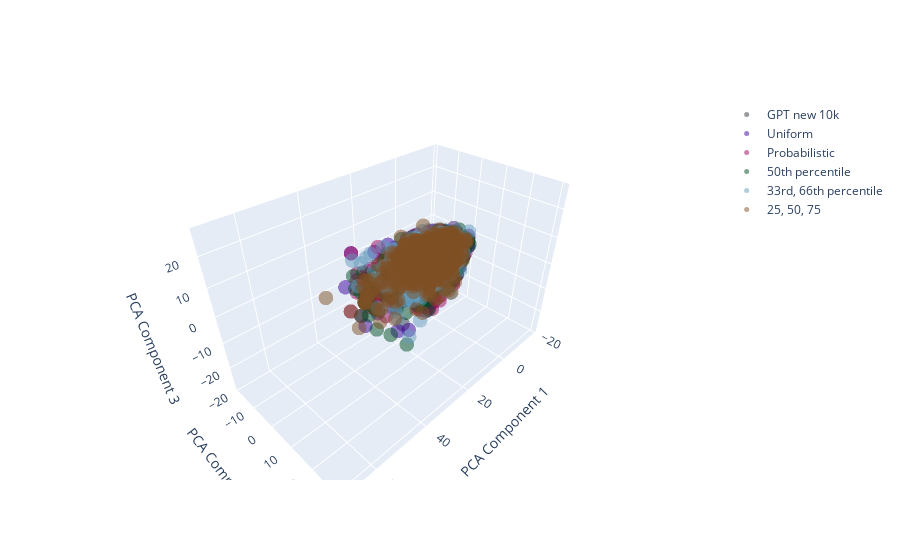

This figure's notebook cell:
### Code cell
sample = 1_000
n_dim = 3
plot_pca_3d(
    [
     (*pca_transform(pca, scaler.transform(gptNew[columns].sample(n=sample, random_state=1337)), n=n_dim), '#343a40', f'GPT new 10k'),
    (*pca_transform(pca, scaler.transform(sampled_uniform[columns]), n=n_dim), '#390099', f'Uniform'),
    (*pca_transform(pca, scaler.transform(sampled_probabilistic[columns]), n=n_dim), '#9e0059', f'Probabilistic'),
    (*pca_transform(pca, scaler.transform(sampled_percentiles_2[columns]), n=n_dim), '#004b23', f'50th percentile'),
    (*pca_transform(pca, scaler.transform(sampled_percentiles_3[columns]), n=n_dim), '#669bbc', f'33rd, 66th percentile'),
    (*pca_transform(pca, scaler.transform(sampled_percentiles_4[columns]), n=n_dim), '#7f4f24', f'25, 50, 75'),
    ], yscale=1.5
).show()

### Figure 1 — Plotly figure (JSON) as saved in the notebook; plotly's stock layout.template omitted (floating-point values rounded to 4 significant figures; data arrays with more than 128 entries replaced by an {"elided": "..."} marker saying what was removed)
{"data": [{"marker": {"color": "#343a40", "opacity": 0.5, "size": 5}, "mode": "markers", "name": "GPT new 10k", "type": "scatter3d", "x": {"elided": "1000 float values"}, "y": {"elided": "1000 float values"}, "z": {"elided": "1000 float values"}}, {"marker": {"color": "#390099", "opacity": 0.5, "size": 5}, "mode": "markers", "name": "Uniform", "type": "scatter3d", "x": {"elided": "1013 float values"}, "y": {"elided": "1013 float values"}, "z": {"elided": "1013 float values"}}, {"marker": {"color": "#9e0059", "opacity": 0.5, "size": 5}, "mode": "markers", "name": "Probabilistic", "type": "scatter3d", "x": {"elided": "1009 float values"}, "y": {"elided": "1009 float values"}, "z": {"elided": "1009 float values"}}, {"marker": {"color": "#004b23", "opacity": 0.5, "size": 5}, "mode": "markers", "name": "50th percentile", "type": "scatter3d", "x": {"elided": "1016 float values"}, "y": {"elided": "1016 float values"}, "z": {"elided": "1016 float values"}}, {"marker": {"color": "#669bbc", "opacity": 0.5, "size": 5}, "mode": "markers", "name": "33rd, 66th percentile", "type": "scatter3d", "x": {"elided": "1016 float values"}, "y": {"elided": "1016 float values"}, "z": {"elided": "1016 float values"}}, {"marker": {"color": "#7f4f24", "opacity": 0.5, "size": 5}, "mode": "markers", "name": "25, 50, 75", "type": "scatter3d", "x": {"elided": "1015 float values"}, "y": {"elided": "1015 float values"}, "z": {"elided": "1015 float values"}}], "layout": {"scene": {"xaxis": {"autorange": false, "range": [-20.87, 72.12], "title": {"text": "PCA Component 1"}}, "yaxis": {"autorange": false, "range": [-20.75, 32.0], "title": {"text": "PCA Component 2"}}, "zaxis": {"autorange": false, "range": [-29.4, 28.21], "title": {"text": "PCA Component 3"}}}}}
